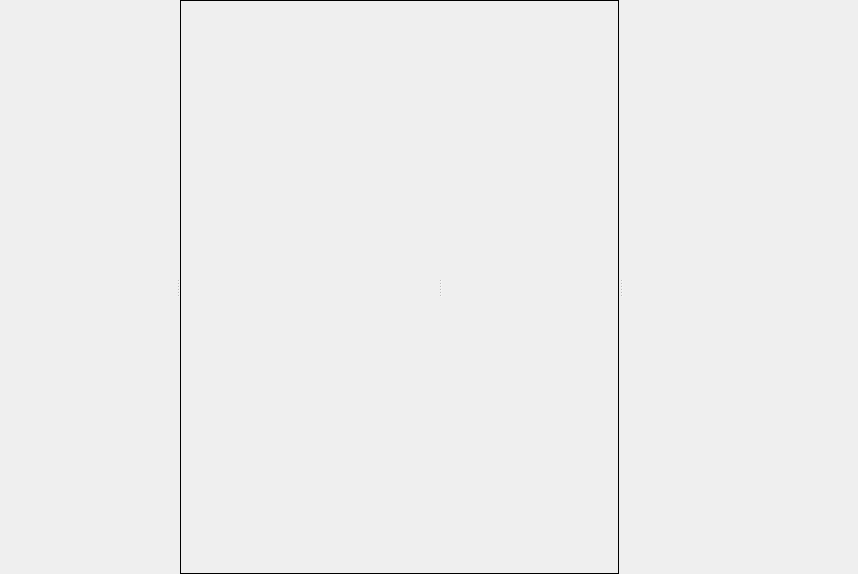
<?xml version="1.0" encoding="UTF-8"?>
<ui version="4.0">
 <class>Form</class>
 <widget class="QWidget" name="Form">
  <property name="geometry">
   <rect>
    <x>0</x>
    <y>0</y>
    <width>858</width>
    <height>574</height>
   </rect>
  </property>
  <property name="windowTitle">
   <string>Form</string>
  </property>
  <layout class="QVBoxLayout" name="verticalLayout_4">
   <property name="spacing">
    <number>0</number>
   </property>
   <property name="margin">
    <number>0</number>
   </property>
   <item>
    <widget class="QSplitter" name="splitterMain">
     <property name="orientation">
      <enum>Qt::Horizontal</enum>
     </property>
     <widget class="QWidget" name="containerClips" native="true">
      <property name="sizePolicy">
       <sizepolicy hsizetype="Preferred" vsizetype="Preferred">
        <horstretch>0</horstretch>
        <verstretch>0</verstretch>
       </sizepolicy>
      </property>
      <property name="minimumSize">
       <size>
        <width>150</width>
        <height>0</height>
       </size>
      </property>
     </widget>
     <widget class="QWidget" name="containerCenter" native="true">
      <layout class="QHBoxLayout" name="horizontalLayout">
       <property name="spacing">
        <number>0</number>
       </property>
       <property name="margin">
        <number>0</number>
       </property>
       <item>
        <widget class="QWidget" name="containerTimelineEditor" native="true">
         <layout class="QVBoxLayout" name="verticalLayout">
          <property name="spacing">
           <number>0</number>
          </property>
          <property name="margin">
           <number>0</number>
          </property>
          <item>
           <widget class="QWidget" name="containerEditTool" native="true">
            <property name="minimumSize">
             <size>
              <width>0</width>
              <height>0</height>
             </size>
            </property>
           </widget>
          </item>
          <item>
           <widget class="QSplitter" name="splitter">
            <property name="sizePolicy">
             <sizepolicy hsizetype="Expanding" vsizetype="Expanding">
              <horstretch>0</horstretch>
              <verstretch>0</verstretch>
             </sizepolicy>
            </property>
            <property name="minimumSize">
             <size>
              <width>0</width>
              <height>0</height>
             </size>
            </property>
            <property name="frameShape">
             <enum>QFrame::Box</enum>
            </property>
            <property name="orientation">
             <enum>Qt::Horizontal</enum>
            </property>
            <property name="opaqueResize">
             <bool>true</bool>
            </property>
            <property name="childrenCollapsible">
             <bool>false</bool>
            </property>
            <widget class="QWidget" name="containerLeft" native="true">
             <layout class="QVBoxLayout" name="verticalLayout_2">
              <property name="spacing">
               <number>0</number>
              </property>
              <property name="margin">
               <number>0</number>
              </property>
              <item>
               <widget class="QWidget" name="containerPlayTool" native="true">
                <property name="minimumSize">
                 <size>
                  <width>220</width>
                  <height>25</height>
                 </size>
                </property>
               </widget>
              </item>
              <item>
               <widget class="QWidget" name="containerTree" native="true">
                <property name="sizePolicy">
                 <sizepolicy hsizetype="Preferred" vsizetype="Expanding">
                  <horstretch>0</horstretch>
                  <verstretch>0</verstretch>
                 </sizepolicy>
                </property>
                <property name="minimumSize">
                 <size>
                  <width>0</width>
                  <height>0</height>
                 </size>
                </property>
               </widget>
              </item>
              <item>
               <widget class="QWidget" name="containerTrackTool" native="true"/>
              </item>
             </layout>
            </widget>
            <widget class="QWidget" name="containerRight" native="true">
             <property name="minimumSize">
              <size>
               <width>150</width>
               <height>0</height>
              </size>
             </property>
            </widget>
           </widget>
          </item>
         </layout>
        </widget>
       </item>
       <item>
        <widget class="QWidget" name="containerAnimTreeEditor" native="true">
         <layout class="QVBoxLayout" name="verticalLayout_3">
          <property name="spacing">
           <number>1</number>
          </property>
          <property name="margin">
           <number>0</number>
          </property>
          <item>
           <widget class="QFrame" name="containerAnimTree">
            <property name="frameShape">
             <enum>QFrame::StyledPanel</enum>
            </property>
            <property name="frameShadow">
             <enum>QFrame::Raised</enum>
            </property>
           </widget>
          </item>
         </layout>
        </widget>
       </item>
      </layout>
     </widget>
     <widget class="QWidget" name="containerProperty" native="true">
      <property name="sizePolicy">
       <sizepolicy hsizetype="Minimum" vsizetype="Preferred">
        <horstretch>0</horstretch>
        <verstretch>0</verstretch>
       </sizepolicy>
      </property>
      <property name="minimumSize">
       <size>
        <width>200</width>
        <height>0</height>
       </size>
      </property>
     </widget>
    </widget>
   </item>
  </layout>
 </widget>
 <resources/>
 <connections/>
</ui>
